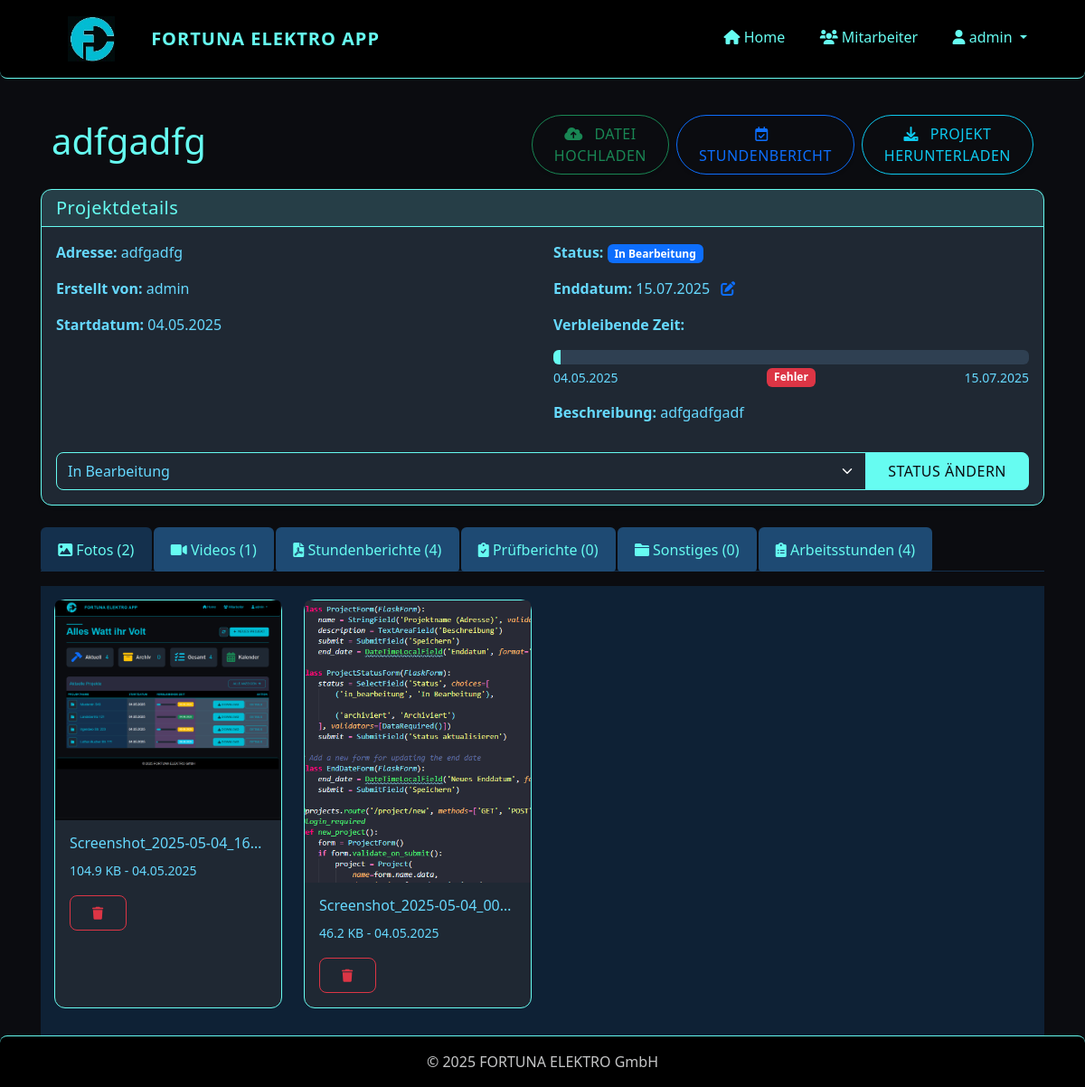
/project/5 (signed in), run on the app's committed database.
### app/models/user.py (models this page shows, shortened)
class User(UserMixin, db.Model):
    id = db.Column(db.Integer, primary_key=True)
    username = db.Column(db.String(64), unique=True, nullable=False)
    password_hash = db.Column(db.String(128), nullable=False)
    role = db.Column(db.String(20), nullable=False, default='installateur')  # 'admin' oder 'installateur'
    is_active = db.Column(db.Boolean, default=True)
    created_at = db.Column(db.DateTime, default=datetime.utcnow)
    projects = db.relationship('Project', backref='creator', lazy='dynamic')
    files = db.relationship('File', backref='uploader', lazy='dynamic')
    timesheets = db.relationship('Timesheet', backref='employee', lazy='dynamic')
    def is_admin(self):
        return self.role == 'admin'

### app/models/project.py (models this page shows, shortened)
class Project(db.Model):
    id = db.Column(db.Integer, primary_key=True)
    name = db.Column(db.String(128), nullable=False)  # Adresse als Projektname
    description = db.Column(db.Text)
    start_date = db.Column(db.DateTime, default=datetime.utcnow)
    end_date = db.Column(db.DateTime)
    status = db.Column(db.String(20), default='in_bearbeitung')  # 'in_bearbeitung', 'abgeschlossen', 'archiviert'
    creator_id = db.Column(db.Integer, db.ForeignKey('user.id'))
    files = db.relationship('File', backref='project', lazy='dynamic', cascade='all, delete-orphan')
    timesheets = db.relationship('Timesheet', backref='project', lazy='dynamic', cascade='all, delete-orphan')
    def get_remaining_hours(self):
        if not self.end_date:
            return None
        now = datetime.now()
        time_diff = self.end_date - now
        if time_diff.total_seconds() <= 0:
            return 0
        total_hours = time_diff.total_seconds() / 3600
        return round(total_hours, 1)  # Auf eine Dezimalstelle runden
    def get_progress_percentage(self):
        if not self.end_date:
            return 0
        now = datetime.now()
        total_duration = (self.end_date - self.start_date).total_seconds()
        elapsed_time = (now - self.start_date).total_seconds()
        if elapsed_time >= total_duration:
            return 100
        progress = (elapsed_time / total_duration) * 100
        return round(progress, 1)  # Auf eine Dezimalstelle runden

### app/models/file.py (models this page shows, shortened)
class File(db.Model):
    id = db.Column(db.Integer, primary_key=True)
    filename = db.Column(db.String(128), nullable=False)
    original_filename = db.Column(db.String(128), nullable=False)
    file_type = db.Column(db.String(20), nullable=False)  # 'foto', 'video', 'stundenbericht', 'pruefbericht', 'sonstiges'
    file_path = db.Column(db.String(256), nullable=False)
    file_size = db.Column(db.Integer, nullable=False)
    upload_date = db.Column(db.DateTime, default=datetime.utcnow)
    project_id = db.Column(db.Integer, db.ForeignKey('project.id'), nullable=False)
    uploader_id = db.Column(db.Integer, db.ForeignKey('user.id'), nullable=False)

### app/routes/projects.py (the view)
@projects.route('/project/<int:project_id>')
@login_required
def view_project(project_id):
    project = Project.query.get_or_404(project_id)
    status_form = ProjectStatusForm(obj=project)
    photos = project.files.filter_by(file_type='foto').all()
    videos = project.files.filter_by(file_type='video').all()
    timesheets = project.files.filter_by(file_type='stundenbericht').all()
    reports = project.files.filter_by(file_type='pruefbericht').all()
    other_files = project.files.filter_by(file_type='sonstiges').all()
    timesheets_data = project.timesheets.order_by(Timesheet.date.desc()).all()
    status_form = ProjectStatusForm()
    status_form.status.data = project.status
    end_date_form = ProjectEndDateForm()
    if project.end_date:
        end_date_form.end_date.data = project.end_date
    return render_template(
        'projects/view.html',
        title=project.name,
        project=project,
        photos=photos,
        videos=videos,
        timesheets=timesheets,
        reports=reports,
        other_files=other_files,
        timesheets_data=timesheets_data,
        status_form=status_form,
        end_date_form=end_date_form,
        now=datetime.now(),
    )

### app/templates/projects/view.html (shortened to what this page needs)
{% extends "base.html" %}
{% block content %}
<div class="container-fluid py-3">
  <div class="row align-items-center">
    <div class="col-12 col-md-6 mb-3 mb-md-0">
      <h1 style="color: var(--accent)">{{ project.name }}</h1>
    </div>
    <div class="col-12 col-md-6">
        <div class="d-flex flex-column flex-sm-row gap-2 justify-content-start justify-content-md-end">
            <a href="{{ url_for('files.upload_file', project_id=project.id) }}" class="btn btn-outline-success rounded-pill shadow-sm px-4 py-2">
              <i class="fas fa-cloud-upload-alt me-2" ></i>
              <span>Datei hochladen</span>
            </a>
            <a href="{{ url_for('timesheets.new_timesheet', project_id=project.id) }}" class="btn btn-outline-primary rounded-pill shadow-sm px-4 py-2">
              <i class="far fa-calendar-check me-2" ></i>
              <span>Stundenbericht</span>
            </a>
            <a href="{{ url_for('files.download_project', project_id=project.id) }}" class="btn btn-outline-info rounded-pill shadow-sm px-4 py-2">
              <i class="fas fa-download me-2" ></i>
              <span>Projekt herunterladen</span>
            </a>
          </div>
    </div>
  </div>
</div>
<div class="card mb-4 shadow-sm">
    <div class="card-header">
        <h5 class="mb-0">Projektdetails</h5>
    </div>
    <div class="card-body">
        <div class="row">
            <div class="col-md-6">
                <p><strong>Adresse:</strong> {{ project.name }}</p>
                <p><strong>Erstellt von:</strong> {{ project.creator.username }}</p>
                <p><strong>Startdatum:</strong> {{ project.start_date.strftime('%d.%m.%Y') }}</p>
            </div>
            <div class="col-md-6">
                <p><strong>Status:</strong>
                    {% if project.status == 'in_bearbeitung' %}
                        <span class="badge bg-primary">In Bearbeitung</span>
                    {% elif project.status == 'archiviert' %}
                        <span class="badge bg-secondary">Archiviert</span>
                    {% endif %}
                </p>
                {% if project.end_date %}
                <p>
                    <strong>Enddatum:</strong> {{ project.end_date.strftime('%d.%m.%Y') }}
                    <a href="#" data-bs-toggle="modal" data-bs-target="#changeEndDateModal_{{ project.id }}" title="Enddatum ändern">
                        <i class="fas fa-edit ms-2"></i>
                    </a>
                </p>
                <div class="countdown-container mt-2 mb-3">
                    <p><strong>Verbleibende Zeit:</strong></p>
                    <div class="progress" style="height: 16px; background-color: #2f4052;">
                        <div class="progress-bar" id="project-progress-bar" role="progressbar"
                            style="background-color: var(--accent); width: {{ project.get_progress_percentage() }}%;"
                            aria-valuenow="{{ project.get_progress_percentage() }}" aria-valuemin="0" aria-valuemax="100"></div>
                    </div>
                    <div class="d-flex justify-content-between mt-1">
                        <small class="text-muted">{{ project.start_date.strftime('%d.%m.%Y') }}</small>
                        <span id="countdown-timer" class="badge
                            {% if project.get_remaining_hours() > 168 %}
                                bg-success
                            {% elif project.get_remaining_hours() > 24 %}
                                bg-info
                            {% elif project.get_remaining_hours() > 0 %}
                                bg-warning
                            {% else %}
                                bg-danger
                            {% endif %}">
                        </span>
                        <small class="text-muted">{{ project.end_date.strftime('%d.%m.%Y') }}</small>
                    </div>
                </div>
                {% endif %}
                <p><strong>Beschreibung:</strong> {{ project.description or 'Keine Beschreibung' }}</p>
            </div>
        </div>
        <div class="mt-3">
            <form method="POST" action="{{ url_for('projects.update_status', project_id=project.id) }}">
                <div class="input-group">
                    {{ status_form.status(class="form-select") }}
                    <button type="submit" class="btn btn-primary">Status ändern</button>
                </div>
            </form>
        </div>
    </div>
</div>
<ul class="nav nav-tabs mb-3" id="projectTabs" role="tablist">
    <li class="nav-item" role="presentation">
        <button class="nav-link active" id="photos-tab" data-bs-toggle="tab" data-bs-target="#photos" type="button" role="tab">
            <i class="fas fa-image"></i> Fotos ({{ photos|length }})
        </button>
    </li>
    <li class="nav-item" role="presentation">
        <button class="nav-link" id="videos-tab" data-bs-toggle="tab" data-bs-target="#videos" type="button" role="tab">
            <i class="fas fa-video"></i> Videos ({{ videos|length }})
        </button>
    </li>
    <li class="nav-item" role="presentation">
        <button class="nav-link" id="timesheets-tab" data-bs-toggle="tab" data-bs-target="#timesheets" type="button" role="tab">
            <i class="fas fa-file-pdf"></i> Stundenberichte ({{ timesheets|length }})
        </button>
    </li>
    <li class="nav-item" role="presentation">
        <button class="nav-link" id="reports-tab" data-bs-toggle="tab" data-bs-target="#reports" type="button" role="tab">
            <i class="fas fa-clipboard-check"></i> Prüfberichte ({{ reports|length }})
        </button>
    </li>
    <li class="nav-item" role="presentation">
        <button class="nav-link" id="other-tab" data-bs-toggle="tab" data-bs-target="#other" type="button" role="tab">
            <i class="fas fa-folder"></i> Sonstiges ({{ other_files|length }})
        </button>
    </li>
    <li class="nav-item" role="presentation">
        <button class="nav-link" id="timesheet-data-tab" data-bs-toggle="tab" data-bs-target="#timesheet-data" type="button" role="tab">
            <i class="fas fa-clipboard-list"></i> Arbeitsstunden ({{ timesheets|length }})
        </button>
    </li>
</ul>
<div class="tab-content" id="projectTabsContent">
    <div class="tab-pane fade show active" id="photos" role="tabpanel">
        <div class="row">
            {% if photos %}
                {% for file in photos %}
                    <div class="col-md-4 col-lg-3 mb-4">
                        <div class="card h-100">
                            <a href="{{ url_for('files.view_file', filename=file.file_path) }}" target="_blank">
                                <img src="{{ url_for('files.view_file', filename=file.file_path) }}" class="card-img-top" alt="{{ file.original_filename }}">
                            </a>
                            <div class="card-body">
                                <h6 class="card-title text-truncate">{{ file.original_filename }}</h6>
                                <p class="card-text">
                                    <small class="text-muted">
                                        {{ (file.file_size / 1024)|round(1) }} KB -
                                        {{ file.upload_date.strftime('%d.%m.%Y') }}
                                    </small>
                                </p>
                                <a href="{{ url_for('files.delete_file', file_id=file.id) }}" class="btn btn-sm btn-outline-danger" onclick="return confirm('Wirklich löschen?')">
                                    <i class="fas fa-trash"></i>
                                </a>
                            </div>
                        </div>
                    </div>
                {% endfor %}
            {% else %}
                <div class="col-12">
                    <p class="text-muted">Keine Fotos vorhanden.</p>
                </div>
            {% endif %}
        </div>
    </div>
</div>
{% endblock %}

### app/templates/base.html (shortened to what this page needs)
<!DOCTYPE html>
<html lang="de">
<head>
    <link href="https://cdn.jsdelivr.net/npm/bootstrap@5.3.0/dist/css/bootstrap.min.css" rel="stylesheet">
    <link rel="stylesheet" href="https://cdn.jsdelivr.net/npm/bootstrap-icons@1.11.1/font/bootstrap-icons.css">
    <link rel="stylesheet" href="https://cdnjs.cloudflare.com/ajax/libs/font-awesome/6.0.0/css/all.min.css">
    <link rel="stylesheet" href="{{ url_for('static', filename='css/style.css') }}">
</head>
<body>
<nav class="navbar navbar-expand-lg navbar-dark mb-4">
    <div class="container position-relative">
        <a class="navbar-brand d-flex align-items-center" href="{{ url_for('dashboard.index') }}">
            <img src="{{ url_for('static', filename='img/logo.jpg') }}" alt="Fortuna Elektro Logo"
                 style="height: 50px; width: auto; max-height: 90%; margin-right: 40px; margin-left: 30px;">
            <span style="color: var(--accent)">FORTUNA ELEKTRO APP</span>
        </a>
        <div class="collapse navbar-collapse" id="navbarNav">
            <ul class="navbar-nav ms-auto">
                {% if current_user.is_authenticated %}
                    <li class="nav-item">
                        <a class="nav-link" href="{{ url_for('dashboard.index') }}">
                            <i class="fas fa-home"></i> Home
                        </a>
                    </li>
                    {% if current_user.is_admin() %}
                        <li class="nav-item">
                            <a class="nav-link" href="{{ url_for('admin.list_users') }}">
                                <i class="fas fa-users"></i> Mitarbeiter
                            </a>
                        </li>
                    {% endif %}
                    <li class="nav-item dropdown">
                        <a class="nav-link dropdown-toggle" href="#" role="button" data-bs-toggle="dropdown">
                            <i class="fas fa-user"></i> {{ current_user.username }}
                        </a>
                    </li>
                {% else %}
                    <li class="nav-item">
                        <a class="nav-link" href="{{ url_for('auth.login') }}">
                            <i class="fas fa-sign-in-alt"></i> Anmelden
                        </a>
                    </li>
                {% endif %}
            </ul>
        </div>
    </div>
</nav>
    <div class="container mb-5">
        {% block content %}{% endblock %}
    </div>
    <footer class="footer mt-auto py-3">
        <div class="container text-center">
            <span class="text-muted">&copy; 2025 FORTUNA ELEKTRO GmbH</span>
        </div>
    </footer>
</body>
</html>

### data on the page
User: username "admin", creator.username "admin"
Project: name "adfgadfg", start_date "04.05.2025", end_date "15.07.2025", description "adfgadfgadf", status "In Bearbeitung"
File: file_path+original_filename (picture), original_filename "Screenshot_2025-05-04_16…", (file.file_size/1024)|round(1) "104.9", upload_date "04.05.2025"
File: file_path+original_filename (picture), original_filename "Screenshot_2025-05-04_00…", (file.file_size/1024)|round(1) "46.2", upload_date "04.05.2025"

### other printed values
{{ photos|length }} "2"
{{ videos|length }} "1"
{{ timesheets|length }} "4"
{{ reports|length }} "0"
{{ other_files|length }} "0"
